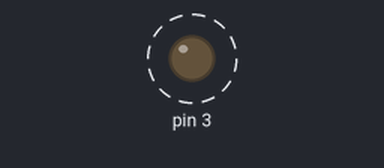
The sketch below on a simulated Arduino Uno, built with avr-gcc and run on an emulated ATmega328P. Shown: output pins drawn as LEDs (lit = HIGH). Dashed ring = blinking.

Above: at 0.5 s.
Timing chart, 0 to 3.0 s (numbered marks = the images above):
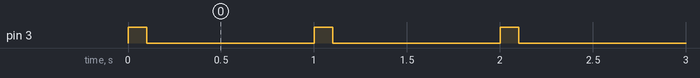

The sketch:

sketch_mar25a.ino
```cpp
void setup() {
  // put your setup code here, to run once:
  pinMode(3, OUTPUT);
}

void loop() {
  // put your main code here, to run repeatedly:
  digitalWrite(3, 1);
  delay(100);
  digitalWrite(3, 0);
  delay(900);

}
```

Measured:
- by itself, pin 3: alternates HIGH for 0.10 s and LOW for 0.90 s
